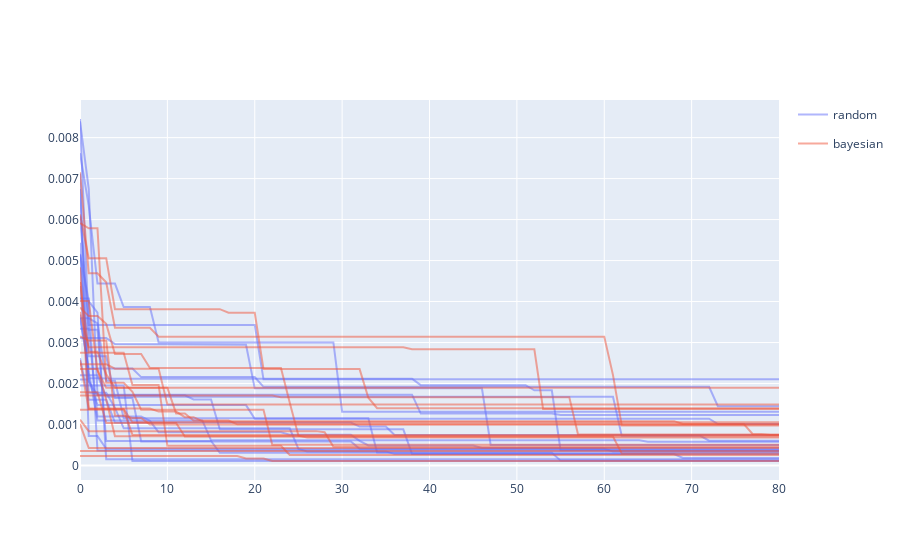

Notebook cell for this chart:
### Markdown cell above
We can also take a look at the individual traces as before. Interestingly, sometimes it
takes about 60 iterations before Bayesian optimization drops below `0.003`. Perhaps
changing the objective function to something more meaningful (e.g. Wasserstein distance
between discrete distributions) could help with the search efficiency.

### Code cell
fig = legendgroup_lines(
    ["random", "bayesian"],
    [random_running_mae, bayesian_running_mae],
)
fig.show()
